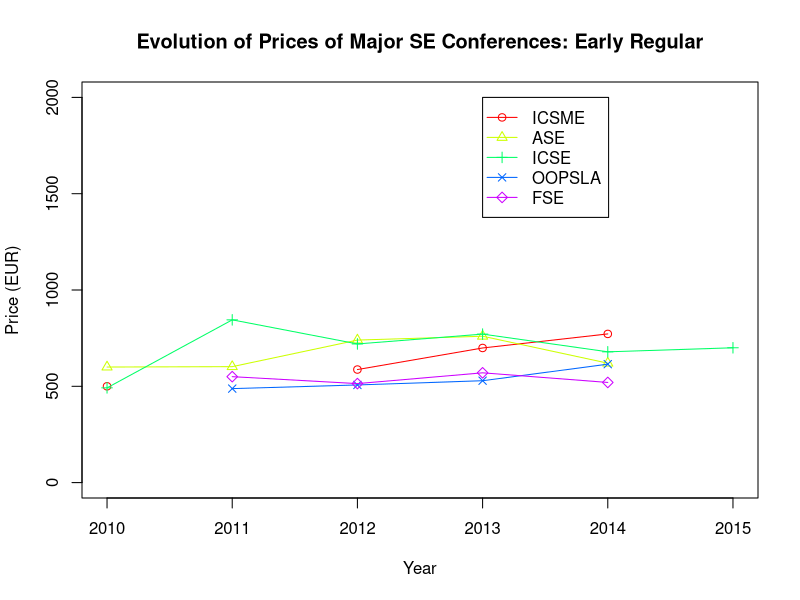
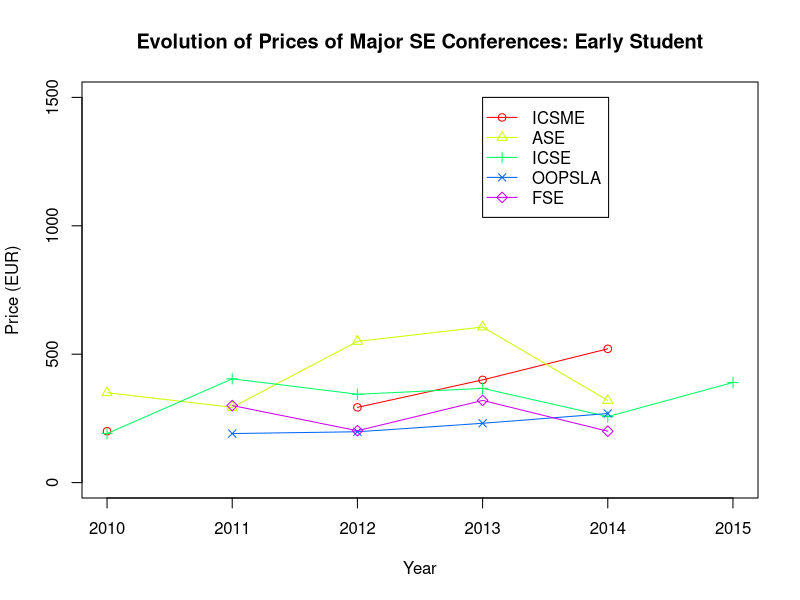

Source code (R) for these figures, in order:
pdf(file="se_prices.pdf")

data <- read.csv("se_prices.csv",colClasses=c("character","integer","integer","integer"))
years <- unique(data$year)
conferences <- unique(data$conference)
colors = rainbow(length(conferences))

early_regulars = c()
early_students = c()
for(conference in conferences) {
	early_regular <- data$early_regular[data$conference==conference]
	early_student <- data$early_student[data$conference==conference]
	early_regulars <- cbind(early_regulars, early_regular)
	early_students <- cbind(early_students, early_student)
}

plot(years, early_regulars[,1], main="Evolution of Prices of Major SE Conferences: Early Regular", xlab="Year", ylab="Price (EUR)", ylim=c(0,2000), type="o", col=colors[1], pch=1)

for (i in 2:length(conferences)) {
	points(years, early_regulars[,i], type="o", col=colors[i], pch=i)
}

legend(2013, 2000, conferences, lty=1, col=colors, pch=1:length(conferences))

plot(years, early_students[,1], main="Evolution of Prices of Major SE Conferences: Early Student", xlab="Year", ylab="Price (EUR)", ylim=c(0,1500), type="o", col=colors[1], pch=1)

for (i in 2:length(conferences)) {
	points(years, early_students[,i], type="o", col=colors[i], pch=i)
}

legend(2013, 1500, conferences, lty=1, col=colors, pch=1:length(conferences))
